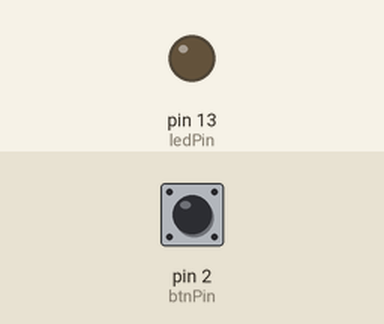
Bench run of a sketch on a simulated Arduino Uno, built with avr-gcc and run on an emulated ATmega328P. Shown: output pins drawn as LEDs (lit = HIGH). The test bench sets the inputs (shaded band); at power-on: pin 2 (btnPin) HIGH. What the sketch prints to the serial monitor is not drawn.

Above: at 1.2 s.
1.3 s: pin 2 (btnPin) pulled LOW for 0.15 s
At 2.1 s:
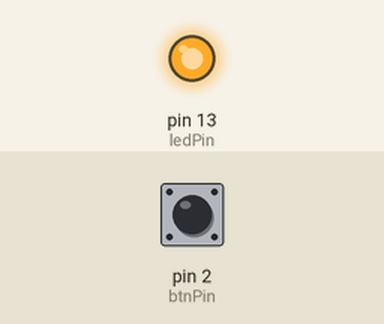
3.8 s: pin 2 (btnPin) pulled LOW for 1 s
At 5.2 s:
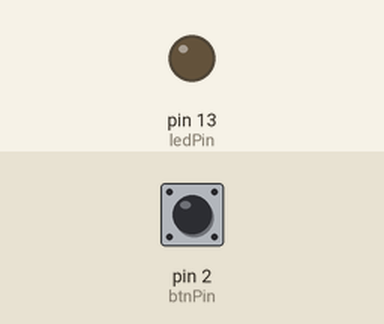
6.3 s: pin 2 (btnPin) pulsed LOW 2 times (0.12 s each, 0.3 s apart)
At 7.0 s:
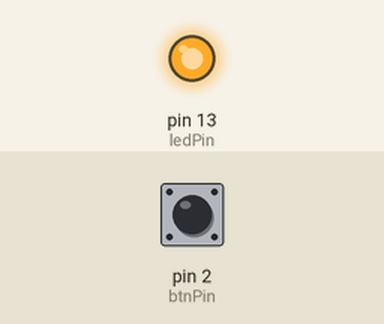
8.7 s: pin 2 (btnPin) pulsed LOW 5 times (0.12 s each, 0.3 s apart)
At 12.2 s:
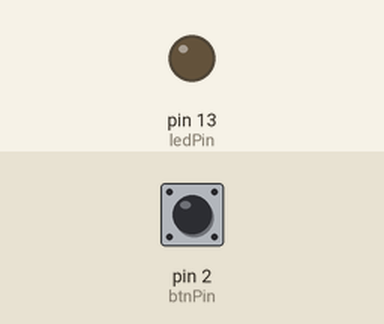
Timing chart, 0 to 12.7 s (numbered marks = the images above; inputs shaded):
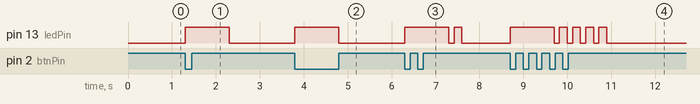

The sketch:

zad5.ino
```cpp
int ledPin = 13;
int btnPin = 2;

int current;
int previous = 0;

int i=0;
int j=0;
int i2=0;
int j2=0;

int ddelay = 1000;

int t[100][2];
int t_length = 100;

int isOn = 0;
int rls = 0;

void setup() {
  Serial.begin(9600);
  pinMode(ledPin,OUTPUT);
//  pinMode(btnPin,INPUT);
  digitalWrite(btnPin,HIGH);
}
void loop() {
  current = digitalRead(btnPin);

  if( previous == 0 && current == 1) //pressed
  {
    Serial.print("press-");
    t[i][j] = millis();
    j++;
  }

  if( previous == 1 && current == 0) //released
  {
    Serial.print("release-");
    t[i][j] = millis();
    j = 0;
    i = (i+1) % t_length;

    Serial.print(t[i-1][1] - t[i-1][0]);
    Serial.print("    ");
  }

  if( millis() - t[i2][j2] >= ddelay && i2 < i && isOn == 0 ) //wlacz diode
  {
   isOn = 1;
   digitalWrite(ledPin,HIGH);
   j2++;
  }

  if( millis() - t[i2][j2] >= ddelay && i2 < i && isOn == 1) //wylacz diode
  {
    isOn = 0;
    digitalWrite(ledPin,LOW);
    j2 = 0;
    i2 = (i2+1) % t_length;
  }


  previous = current;
}
```

Measured:
- after the input at 1.3 s, pin 13 (ledPin): LOW → HIGH at once, → LOW 1.0 s later
- after the input at 3.8 s, pin 13 (ledPin): LOW → HIGH at once, → LOW 1.0 s later
- after the input at 6.3 s, pin 13 (ledPin): LOW → HIGH at once, → LOW 1.0 s later, → HIGH 0.12 s later, → LOW 0.18 s later
- after the input at 8.7 s, pin 13 (ledPin): LOW → HIGH at once, then repeats every 0.30 s: LOW 0.12 s, HIGH 0.18 s, until it stays LOW from 10.9 s
